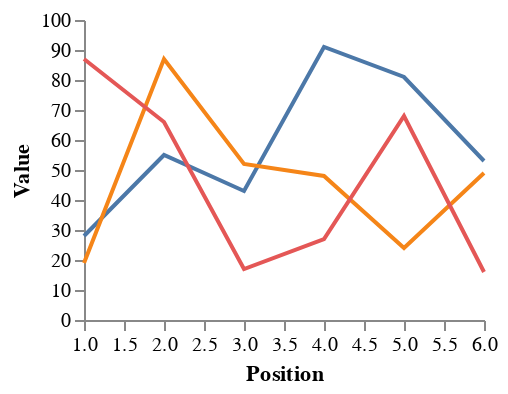

This figure's Vega-Lite source:
### Vega specification from a JSON file in a GitHub repository (floating-point values rounded to 4 significant figures)
{"$schema": "https://vega.github.io/schema/vega/v6.json", "width": 200, "height": 150, "padding": 5, "data": [{"name": "table", "values": [{"index": 1, "value": 28, "position": 1, "category": "A"}, {"index": 2, "value": 55, "position": 2, "category": "A"}, {"index": 3, "value": 43, "position": 3, "category": "A"}, {"index": 4, "value": 91, "position": 4, "category": "A"}, {"index": 5, "value": 81, "position": 5, "category": "A"}, {"index": 6, "value": 53, "position": 6, "category": "A"}, {"index": 7, "value": 19, "position": 1, "category": "B"}, {"index": 8, "value": 87, "position": 2, "category": "B"}, {"index": 9, "value": 52, "position": 3, "category": "B"}, {"index": 10, "value": 48, "position": 4, "category": "B"}, {"index": 11, "value": 24, "position": 5, "category": "B"}, {"index": 12, "value": 49, "position": 6, "category": "B"}, {"index": 13, "value": 87, "position": 1, "category": "C"}, {"index": 14, "value": 66, "position": 2, "category": "C"}, {"index": 15, "value": 17, "position": 3, "category": "C"}, {"index": 16, "value": 27, "position": 4, "category": "C"}, {"index": 17, "value": 68, "position": 5, "category": "C"}, {"index": 18, "value": 16, "position": 6, "category": "C"}]}], "scales": [{"name": "scalePosition", "type": "linear", "range": "width", "domain": {"data": "table", "field": "position"}, "zero": false}, {"name": "scaleValue", "type": "linear", "range": "height", "domain": {"data": "table", "field": "value"}, "zero": true, "nice": true}, {"name": "colorCategory", "type": "ordinal", "range": "category", "domain": {"data": "table", "field": "category"}}], "axes": [{"orient": "left", "scale": "scaleValue", "title": "Value"}, {"orient": "bottom", "scale": "scalePosition", "title": "Position"}], "marks": [{"type": "group", "from": {"facet": {"name": "series", "groupby": "category", "data": "table"}}, "marks": [{"type": "line", "from": {"data": "series"}, "encode": {"enter": {"x": {"scale": "scalePosition", "field": "position"}, "y": {"scale": "scaleValue", "field": "value"}, "stroke": {"scale": "colorCategory", "field": "category"}, "tooltip": {"signal": "datum"}}}}]}]}
